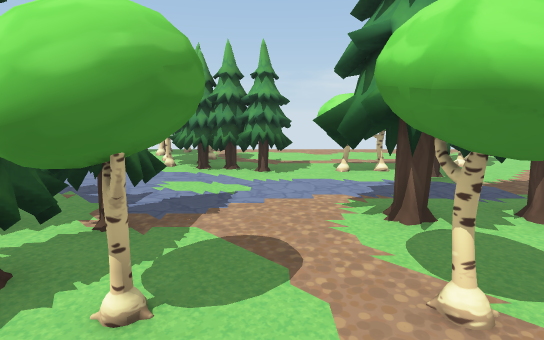
view 1 (above)

20 first-person views from a walk through a 3-D level made in the Unity game engine. The camera is 1.5 m above the floor, tilts 10° down and sees 80° across. The floor is counted in squares, 1 m on a side. Each view is taken from the middle of a square. On the plan, view 1 faces up. The plan holds only what a view shows up to about 15 squares ahead; the rest is blank. The place goes on beyond the plan. The player character is not drawn.

view 2
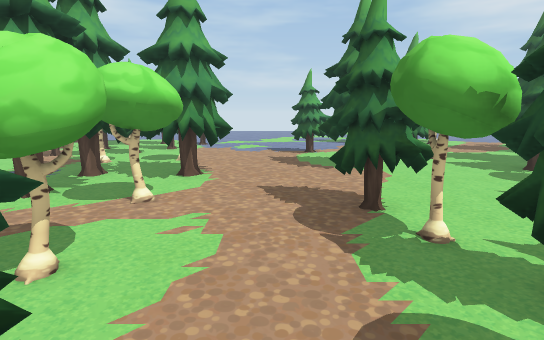

view 3
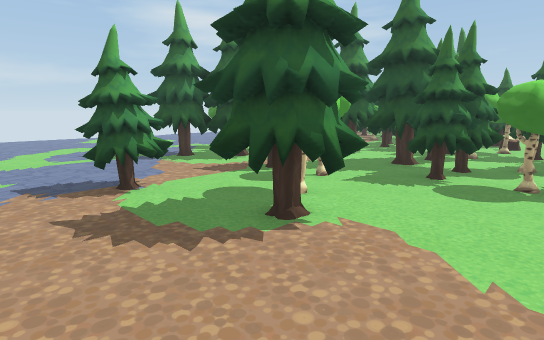

view 4
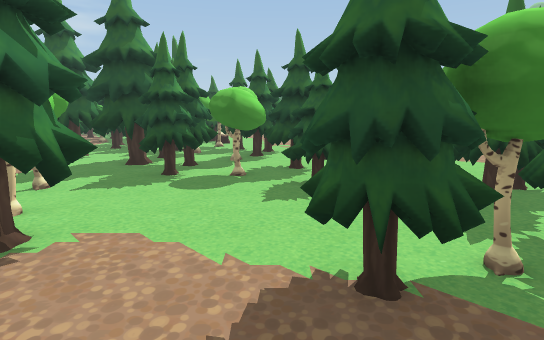

view 5
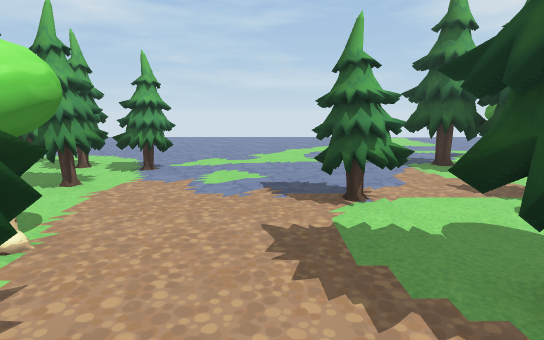

view 6
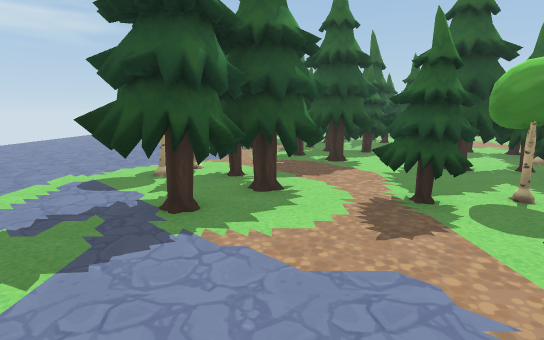

view 7
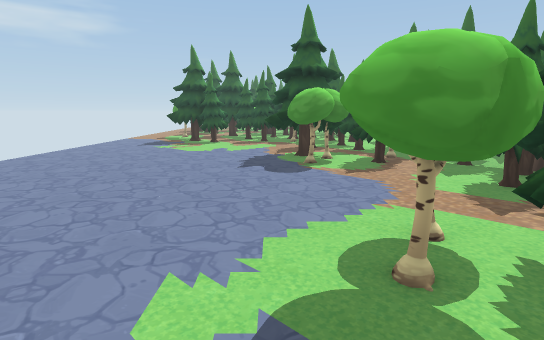

view 8
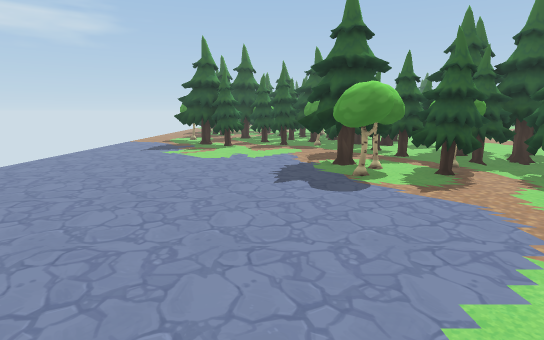

view 9
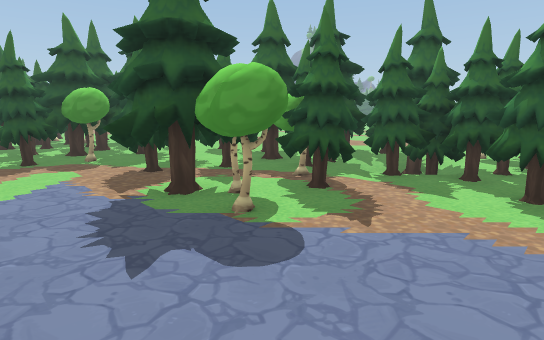

view 10
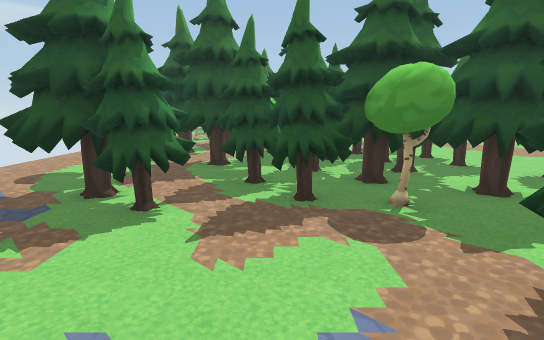

view 11
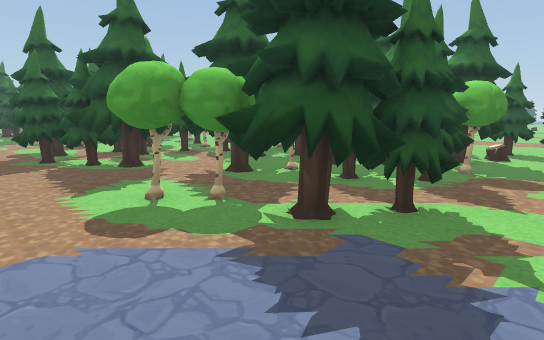

view 12
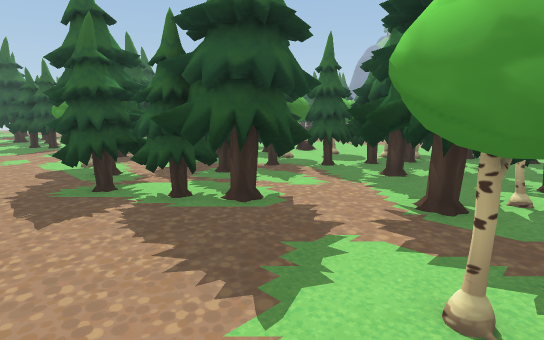

view 13
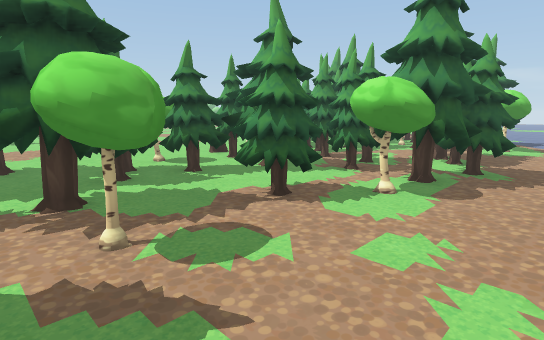

view 14
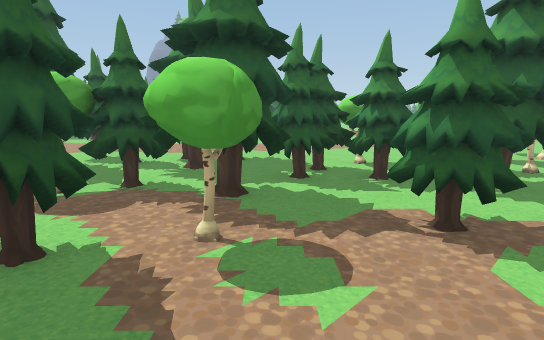

view 15
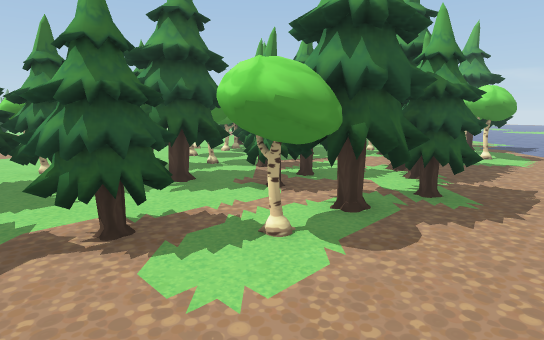

view 16
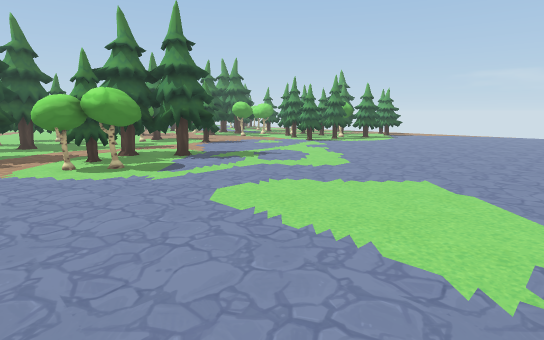

view 17
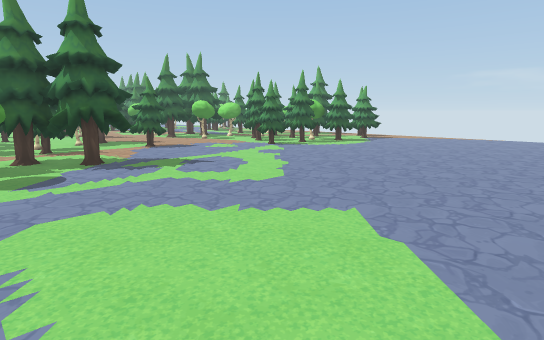

view 18
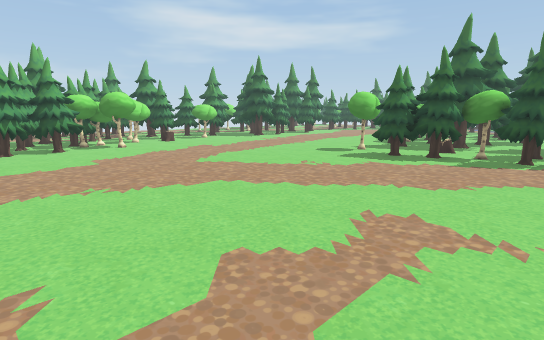

view 19
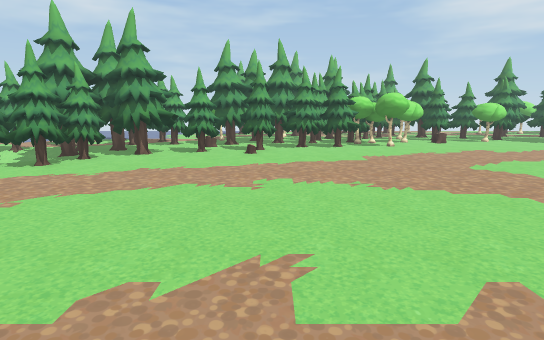

view 20
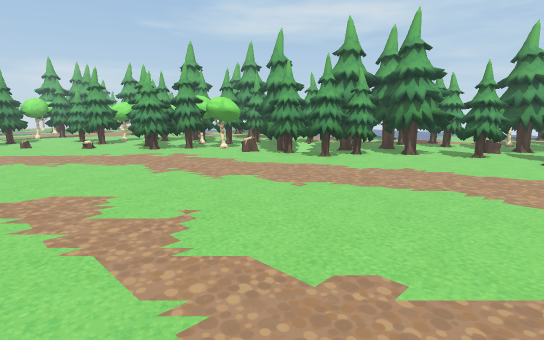

### Floor plan
Key: @ floor where view 1 was taken; # wall or solid block; . floor; T tree; O other object.
Columns run from 4 left of view 1 to 23 right of it. Each row starts with its distance up from view 1.
  8 ..TTT###TT OOO  OO    ....
  7 ........T.   OO #O.........
  6 ........T    OO T..........
  5  .T..TTTT #.OOTTT..........
  4   T..TTTTT...TTTT..........
  3  TT .##TT ##...TT..........
  2 TT##.##TTT#................
  1 TT......T..................
  0 . ..@......................
 -1   ...TT.....TT..............
 -2   T##T..TTT.TT..............
 -3   TT....TT .................
 -4   TT......#.....TT..........
 -5  TTT T....##TT..TT..........
 -6  T.  TT#.T.#TTTTTT..........
 -7  ... T##TT....TTT##.........
 -8 .....TT#TTTT...TT##.........
 -9 .....  ##TOT.T...#..........
-10  .....T# OOTTTT............
-11  .....TT  O.TTT........... .
-12  ....TTTT TTTTTT..........
-13  ......T##TTTT.............
-14  .......##TTTTT.T...........
-15  .......  TTTTTTT##.........
-16  ........TTTTTT###TT........
-17  ........TTTTTT .TTT........
-18 .........TTTTT TTTT.........
-19 .........TTTTTTTTTT.........
-20 ...........TTTTTTT..........
-21 ...........TTT.TT...........
-22 ............TT.TT##TTTTTT...
-23 .............T.TTT#TTTTTT...
-24  ............TTTTTTTTT.T#...
-25 . ...........TT.TTOOT .###..
-26  .............TTTTOO#TTT##..
-27 ..............TTTTTT TTT....
-28 ..............TTTTTTTTTTT...
-29 ...............T#TTTT.TTT...
-30 ...............###TTT. TTT..
-31 ...............###TTTTT TT..
-32 ................ ###TTTTTT..
-33  ..................#TTTTTT..
-34  .................TTTTTTTT..
-35  .................TTTT. ##..
-36  T..TTT....  ....##TT.TT#...
-37  TT#TTT#..   ....#TTT.TT....
-38  TO  .  ...    ...TTT.......
-39  OO...T. .......  .TTTT#....
-40    TTTTT    ...  T  TTT##..
-41    TT           OOTTTTTTT. .
-42    TTT          O TTTT TTT

Positions as (right, up) in squares from view 1, and headings:
1: (0, 0), facing up
2: (-4, 0), facing right
3: (2, 1), facing down-right
4: (2, 1), facing down
5: (3, 0), facing right
6: (11, 0), facing down
7: (15, -5), facing down
8: (16, -7), facing down
9: (17, -11), facing down-left
10: (16, -17), facing down
11: (23, -20), facing down-left
12: (23, -25), facing down-left
13: (23, -41), facing up-left
14: (23, -39), facing left
15: (23, -38), facing up-left
16: (23, -11), facing up-left
17: (23, -8), facing up-left
18: (-4, -25), facing down-right
19: (-4, -25), facing right
20: (-4, -25), facing up-right
